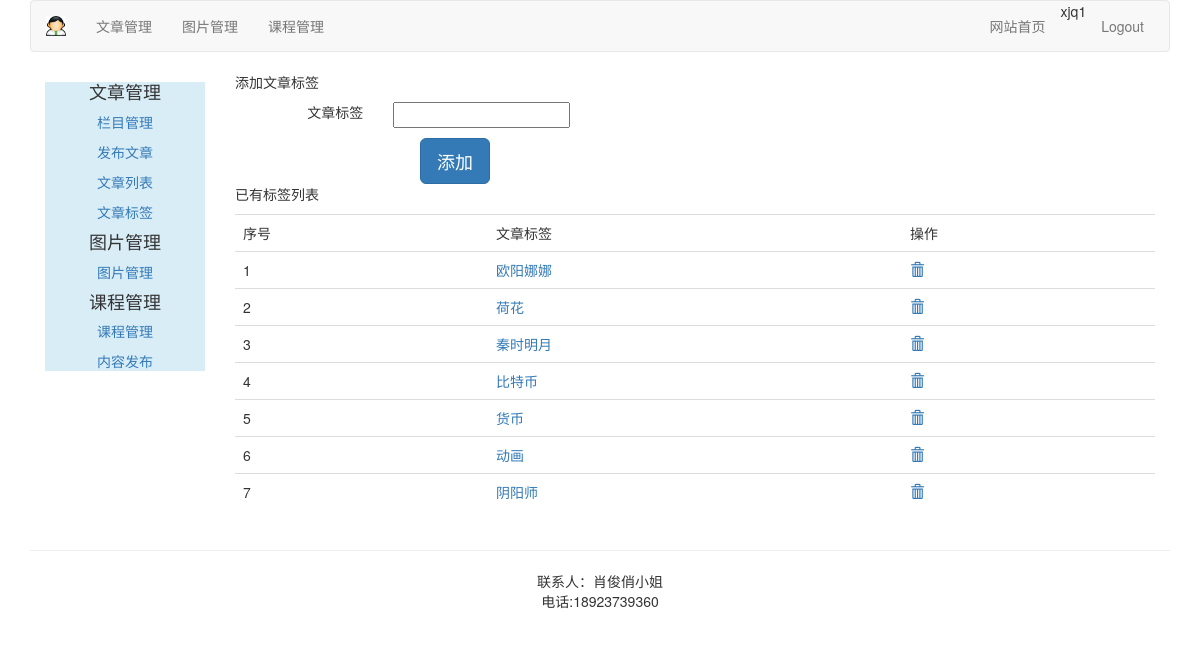
/article/article-tag/ (signed in), run on an earlier commit of the app's database.
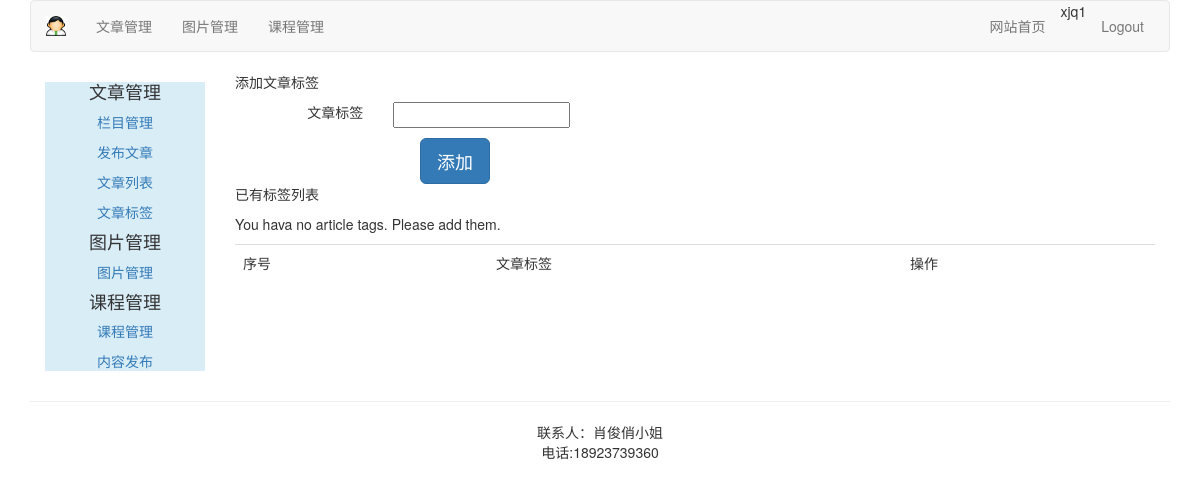
And on a later commit of the database.
### article/models.py (models this page shows, shortened)
class ArticleTag(models.Model):
    author = models.ForeignKey(User,on_delete=models.CASCADE,related_name="tag")
    tag = models.CharField(max_length=500)

### article/views.py (the view, shortened to what this page needs)
# urls.py: path("article-tag/",views.article_tag,name="article_tag"),
@login_required(login_url='/account/login')
@csrf_exempt
def article_tag(request):
    if request.method == "GET":
        article_tags = ArticleTag.objects.filter(author=request.user)
        article_tag_form = ArticleTagForm()
        return render(request,"article/tag/tag_list.html",{"article_tags":article_tags,"article_tag_form":article_tag_form})

### article/forms.py
class ArticleTagForm(forms.ModelForm):
    class Meta:
        model = ArticleTag
        fields = ("tag",)

### templates/article/tag/tag_list.html (shortened to what this page needs)
{% extends "article/base.html" %}
{% load staticfiles %}
{% block content %}
    <div>
    <p>添加文章标签</p>
    <form class="form-horizontal" action="" method="post" >{% csrf_token %}
        <div class="row" style="margin-top:10px;">
            <div class="col-md-2 text-right"><span>文章标签</span></div>
            <div class="col-md-10 text-left">{{ article_tag_form.tag }}</div>
        </div>
        <div class="row">
            <input type="button" class="btn btn-primary btn-lg" style="margin-left: 200px; margin-top: 10px;" value="添加" onclick="add_tag()">
        </div>
    </form>
    </div>
    <div>
    <p>已有标签列表</p>
    <table class="table table-hover">
        <tr>
            <td>序号</td>
            <td>文章标签</td>
            <td>操作</td>
        </tr>
        {% for article_tag in article_tags %}
        <tr id="{{ forloop.counter }}">
            <td>{{ forloop.counter }}</td>
            <td><a>{{ article_tag.tag }}</a></td>
            <td><a name="delete" href="javascript:" onclick="del_tag(this,{{ article_tag.id }})">
                <span class="glyphicon glyphicon-trash"></span>
            </a>
            </td>
        </tr>
        {% empty %}
        <p>You hava no article tags. Please add them.</p>
        {% endfor %}
    </table>
    </div>
{% endblock %}

What changed in the data, as far as the page shows it:
removed ArticleTag: tag "欧阳娜娜"
removed ArticleTag: tag "荷花"
removed ArticleTag: tag "秦时明月"
removed ArticleTag: tag "比特币"
removed ArticleTag: tag "货币"
removed ArticleTag: tag "动画"
removed ArticleTag: tag "阴阳师"
Also different on the page:
text now shown: "You hava no article tags. Please add them."
